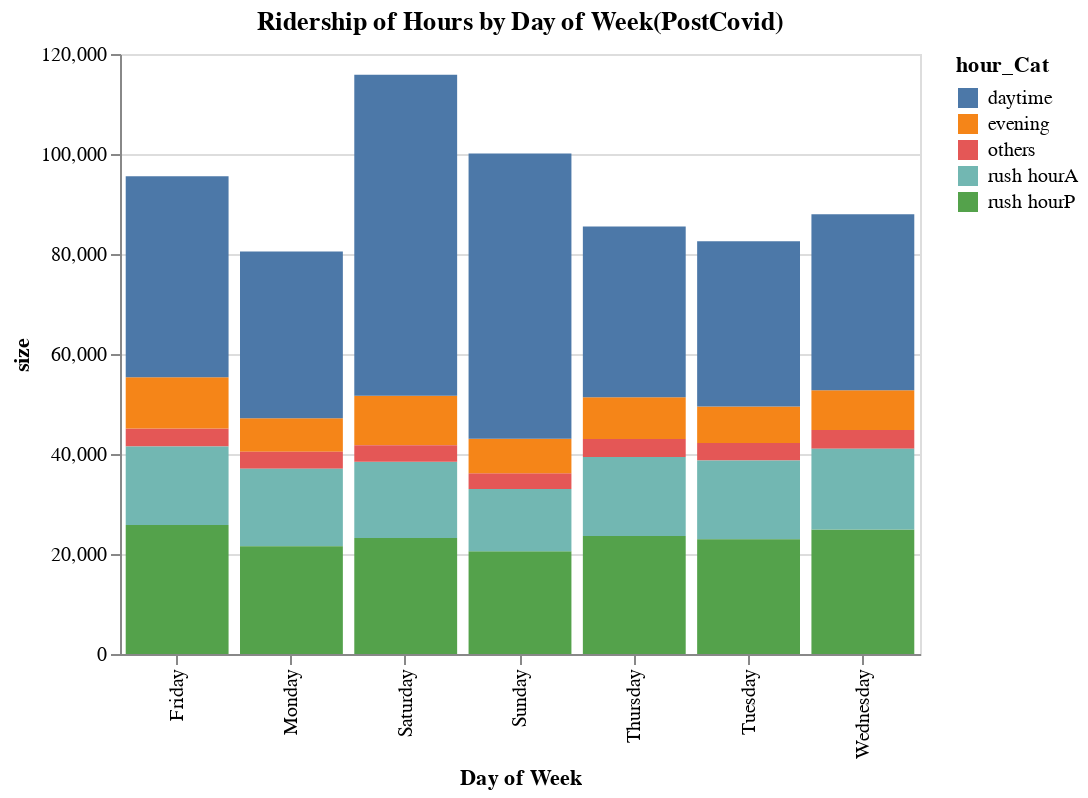

The specification (Vega-Lite) saved for this image:
### Vega-Lite specification from a JSON file in a GitHub repository (floating-point values rounded to 4 significant figures)
{"config": {"view": {"continuousWidth": 400, "continuousHeight": 300}}, "data": {"name": "data-3641cfaed037ac93d1833bf8907b417d"}, "mark": "bar", "encoding": {"color": {"type": "nominal", "field": "hour_Cat"}, "tooltip": [{"type": "nominal", "field": "hour_Cat"}, {"type": "quantitative", "field": "size", "title": "PostLockdown Ridership in San Francisco"}], "x": {"type": "nominal", "field": "Day of Week"}, "y": {"type": "quantitative", "field": "size"}}, "height": 300, "title": "Ridership of Hours by Day of Week(PostCovid)", "width": 400, "$schema": "https://vega.github.io/schema/vega-lite/v4.8.1.json", "datasets": {"data-3641cfaed037ac93d1833bf8907b417d": [{"index": 9, "Day of Week": "Monday", "hour_Cat": "evening", "size": 6673}, {"index": 5, "Day of Week": "Monday", "hour_Cat": "others", "size": 3432}, {"index": 6, "Day of Week": "Monday", "hour_Cat": "rush hourA", "size": 15461}, {"index": 7, "Day of Week": "Monday", "hour_Cat": "daytime", "size": 33353}, {"index": 8, "Day of Week": "Monday", "hour_Cat": "rush hourP", "size": 21575}, {"index": 25, "Day of Week": "Tuesday", "hour_Cat": "others", "size": 3505}, {"index": 26, "Day of Week": "Tuesday", "hour_Cat": "rush hourA", "size": 15782}, {"index": 29, "Day of Week": "Tuesday", "hour_Cat": "evening", "size": 7262}, {"index": 27, "Day of Week": "Tuesday", "hour_Cat": "daytime", "size": 33047}, {"index": 28, "Day of Week": "Tuesday", "hour_Cat": "rush hourP", "size": 22931}, {"index": 33, "Day of Week": "Wednesday", "hour_Cat": "rush hourP", "size": 24923}, {"index": 34, "Day of Week": "Wednesday", "hour_Cat": "evening", "size": 7971}, {"index": 30, "Day of Week": "Wednesday", "hour_Cat": "others", "size": 3741}, {"index": 31, "Day of Week": "Wednesday", "hour_Cat": "rush hourA", "size": 16131}, {"index": 32, "Day of Week": "Wednesday", "hour_Cat": "daytime", "size": 35183}, {"index": 24, "Day of Week": "Thursday", "hour_Cat": "evening", "size": 8335}, {"index": 23, "Day of Week": "Thursday", "hour_Cat": "rush hourP", "size": 23609}, {"index": 22, "Day of Week": "Thursday", "hour_Cat": "daytime", "size": 34150}, {"index": 21, "Day of Week": "Thursday", "hour_Cat": "rush hourA", "size": 15800}, {"index": 20, "Day of Week": "Thursday", "hour_Cat": "others", "size": 3583}, {"index": 0, "Day of Week": "Friday", "hour_Cat": "others", "size": 3555}, {"index": 4, "Day of Week": "Friday", "hour_Cat": "evening", "size": 10276}, {"index": 3, "Day of Week": "Friday", "hour_Cat": "rush hourP", "size": 25798}, {"index": 2, "Day of Week": "Friday", "hour_Cat": "daytime", "size": 40187}, {"index": 1, "Day of Week": "Friday", "hour_Cat": "rush hourA", "size": 15724}, {"index": 14, "Day of Week": "Saturday", "hour_Cat": "evening", "size": 9885}, {"index": 13, "Day of Week": "Saturday", "hour_Cat": "rush hourP", "size": 23184}, {"index": 12, "Day of Week": "Saturday", "hour_Cat": "daytime", "size": 64221}, {"index": 11, "Day of Week": "Saturday", "hour_Cat": "rush hourA", "size": 15260}, {"index": 10, "Day of Week": "Saturday", "hour_Cat": "others", "size": 3309}, {"index": 18, "Day of Week": "Sunday", "hour_Cat": "rush hourP", "size": 20528}, {"index": 16, "Day of Week": "Sunday", "hour_Cat": "rush hourA", "size": 12477}, {"index": 15, "Day of Week": "Sunday", "hour_Cat": "others", "size": 3154}, {"index": 19, "Day of Week": "Sunday", "hour_Cat": "evening", "size": 6887}, {"index": 17, "Day of Week": "Sunday", "hour_Cat": "daytime", "size": 57060}]}}
